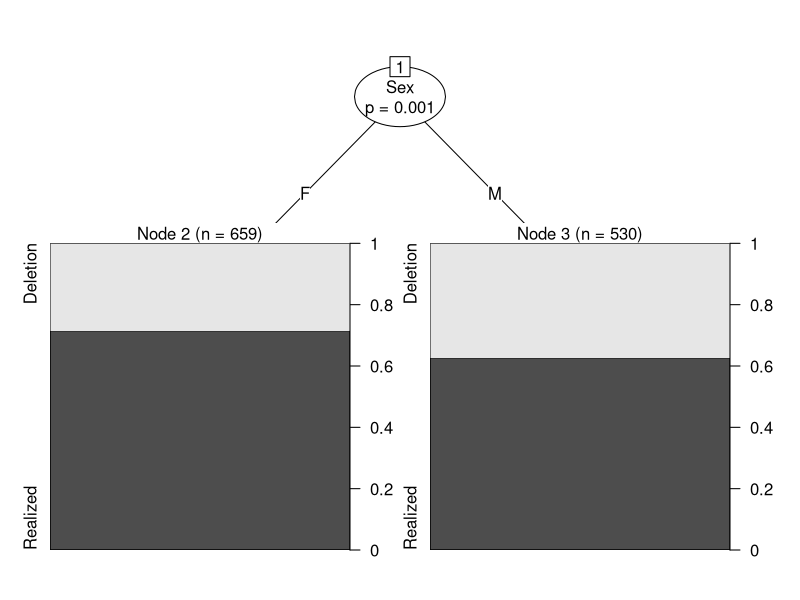
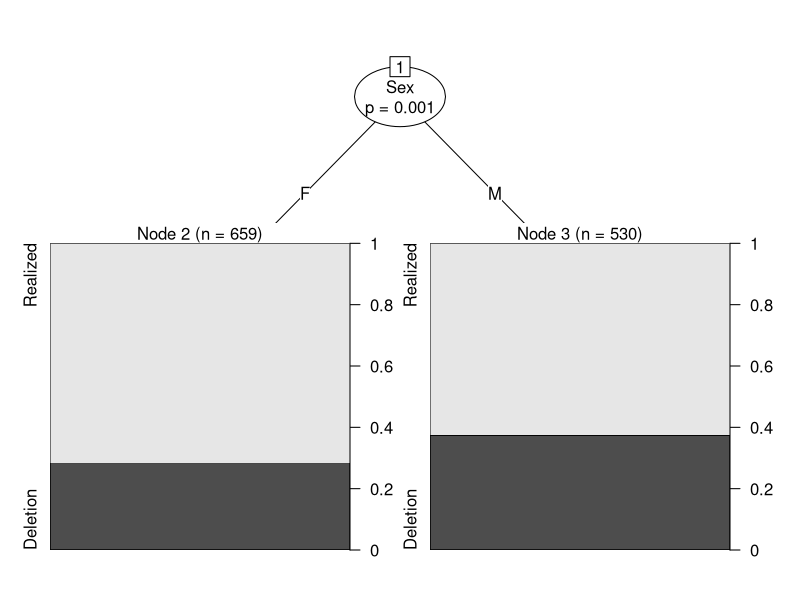
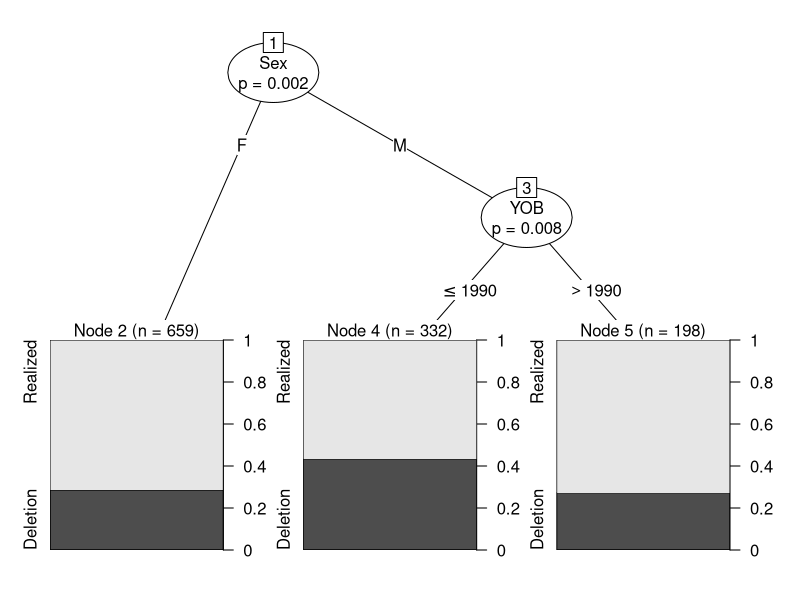
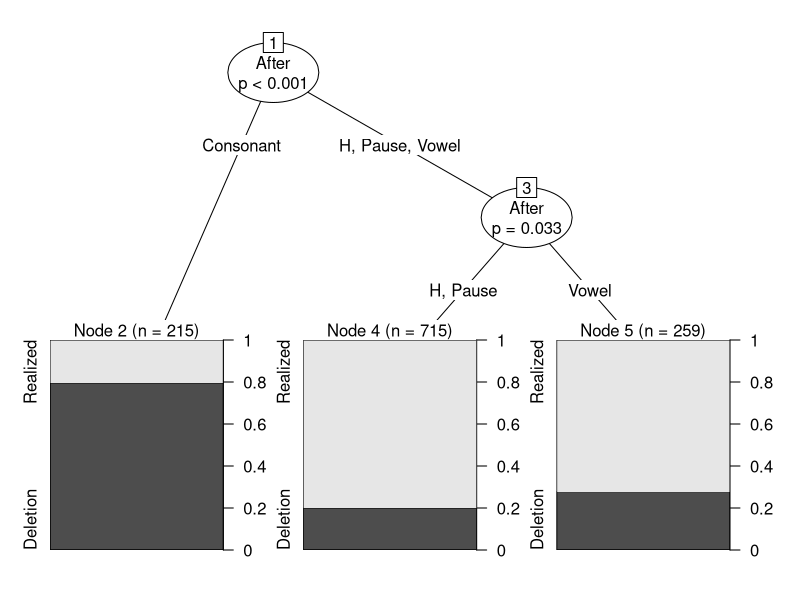

Write the R code that produced these figures, in order.
## ---- chunk 1
knitr::opts_chunk$set(echo = TRUE)
knitr::opts_chunk$set(tidy='styler', tidy.opts=list(strict=TRUE, scope="tokens", width.cutoff=50), tidy = TRUE)
## ---- chunk 2
library(tidyverse)
td <- read.delim("Data/deletiondata.txt") %>%
      filter(Before != "Vowel") %>%
      mutate(After.New = recode(After, "H" = "Consonant"),  
             Center.Age = as.numeric(scale(YOB, scale = FALSE)),
             Age.Group = cut(YOB, breaks = c(-Inf, 1944, 1979, Inf), 
                                  labels = c("Old", "Middle", "Young")),
             Phoneme = sub("^(.)(--.*)$", "\\1", Phoneme.Dep.Var),
             Dep.Var.Full = sub("^(.--)(.*)$", "\\2", Phoneme.Dep.Var),
             Phoneme.Dep.Var = NULL) %>%
      mutate_if(is.character, as.factor)

td.young <- td %>% 
            filter(Age.Group == "Young") %>%
            mutate(Center.Age = as.numeric(scale(YOB, scale = FALSE)))

td.middle <- td %>% 
             filter(Age.Group == "Middle") %>%
             mutate(Center.Age = as.numeric(scale(YOB, scale = FALSE)))

td.old <- td %>% 
          filter(Age.Group == "Old") %>%
          mutate(Center.Age = as.numeric(scale(YOB, scale = FALSE)))
## ---- chunk 3
# Make a Conditional Inference Tree testing Sex
library(partykit)
td.ctree <-ctree(Dep.Var~Sex, data = td)
plot(td.ctree)
## ---- chunk 4
# Reorder levels of Dep.Var
td$Dep.Var <-factor(td$Dep.Var, levels= c("Realized", "Deletion"))

# Make a Conditional Inference Tree testing Sex
td.ctree <-ctree(Dep.Var~Sex, data = td)
plot(td.ctree)
## ---- chunk 5
# Make a Conditional Inference Tree testing YOB and Sex
td.ctree <-ctree(Dep.Var~YOB+Sex, data = td)
plot(td.ctree)
## ---- chunk 6
td.ctree <-ctree(Dep.Var~After, data = td)
plot(td.ctree)
